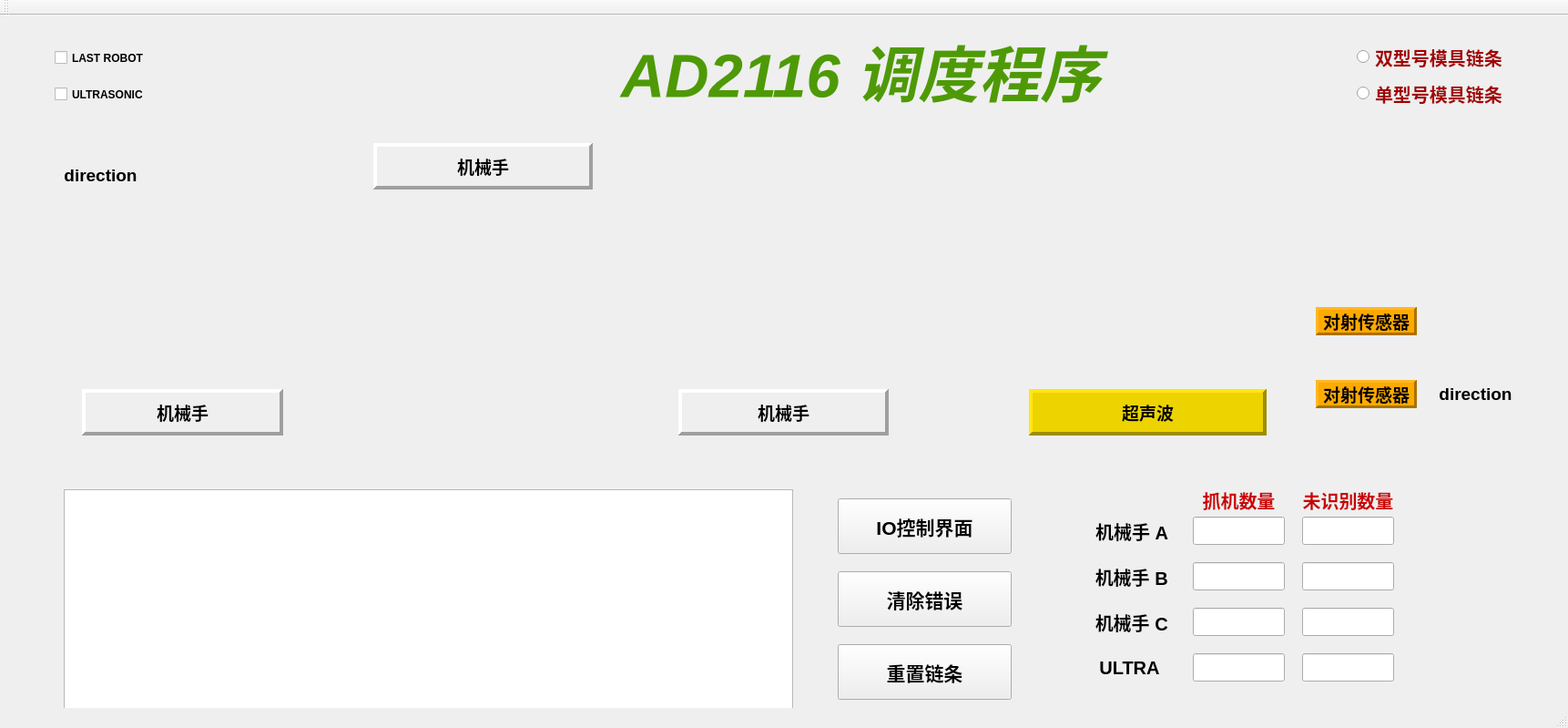
<?xml version="1.0" encoding="UTF-8"?>
<ui version="4.0">
 <class>SchedulerGUI</class>
 <widget class="QMainWindow" name="SchedulerGUI">
  <property name="geometry">
   <rect>
    <x>0</x>
    <y>0</y>
    <width>1722</width>
    <height>799</height>
   </rect>
  </property>
  <property name="windowTitle">
   <string>AD2116 Scheduler</string>
  </property>
  <widget class="QWidget" name="centralWidget">
   <widget class="QLabel" name="label">
    <property name="geometry">
     <rect>
      <x>745</x>
      <y>410</y>
      <width>231</width>
      <height>51</height>
     </rect>
    </property>
    <property name="font">
     <font>
      <pointsize>14</pointsize>
      <weight>75</weight>
      <bold>true</bold>
     </font>
    </property>
    <property name="frameShape">
     <enum>QFrame::Panel</enum>
    </property>
    <property name="frameShadow">
     <enum>QFrame::Raised</enum>
    </property>
    <property name="lineWidth">
     <number>4</number>
    </property>
    <property name="text">
     <string>机械手</string>
    </property>
    <property name="alignment">
     <set>Qt::AlignCenter</set>
    </property>
   </widget>
   <widget class="QLabel" name="label_2">
    <property name="geometry">
     <rect>
      <x>90</x>
      <y>410</y>
      <width>221</width>
      <height>51</height>
     </rect>
    </property>
    <property name="font">
     <font>
      <pointsize>14</pointsize>
      <weight>75</weight>
      <bold>true</bold>
     </font>
    </property>
    <property name="frameShape">
     <enum>QFrame::Panel</enum>
    </property>
    <property name="frameShadow">
     <enum>QFrame::Raised</enum>
    </property>
    <property name="lineWidth">
     <number>4</number>
    </property>
    <property name="text">
     <string>机械手</string>
    </property>
    <property name="alignment">
     <set>Qt::AlignCenter</set>
    </property>
   </widget>
   <widget class="QLabel" name="label_3">
    <property name="geometry">
     <rect>
      <x>410</x>
      <y>140</y>
      <width>241</width>
      <height>51</height>
     </rect>
    </property>
    <property name="font">
     <font>
      <pointsize>14</pointsize>
      <weight>75</weight>
      <bold>true</bold>
     </font>
    </property>
    <property name="frameShape">
     <enum>QFrame::Panel</enum>
    </property>
    <property name="frameShadow">
     <enum>QFrame::Raised</enum>
    </property>
    <property name="lineWidth">
     <number>4</number>
    </property>
    <property name="text">
     <string>机械手</string>
    </property>
    <property name="alignment">
     <set>Qt::AlignCenter</set>
    </property>
   </widget>
   <widget class="QLabel" name="label_5">
    <property name="geometry">
     <rect>
      <x>80</x>
      <y>230</y>
      <width>1381</width>
      <height>231</height>
     </rect>
    </property>
    <property name="text">
     <string/>
    </property>
    <property name="alignment">
     <set>Qt::AlignCenter</set>
    </property>
   </widget>
   <widget class="QPushButton" name="pushButton">
    <property name="geometry">
     <rect>
      <x>920</x>
      <y>530</y>
      <width>191</width>
      <height>61</height>
     </rect>
    </property>
    <property name="font">
     <font>
      <pointsize>16</pointsize>
      <weight>75</weight>
      <bold>true</bold>
     </font>
    </property>
    <property name="text">
     <string>IO控制界面</string>
    </property>
   </widget>
   <widget class="QTextEdit" name="textEdit">
    <property name="geometry">
     <rect>
      <x>70</x>
      <y>520</y>
      <width>801</width>
      <height>241</height>
     </rect>
    </property>
    <property name="font">
     <font>
      <pointsize>15</pointsize>
     </font>
    </property>
    <property name="readOnly">
     <bool>true</bool>
    </property>
   </widget>
   <widget class="QLabel" name="label_7">
    <property name="geometry">
     <rect>
      <x>670</x>
      <y>0</y>
      <width>551</width>
      <height>121</height>
     </rect>
    </property>
    <property name="font">
     <font>
      <pointsize>50</pointsize>
      <weight>75</weight>
      <italic>true</italic>
      <bold>true</bold>
      <underline>false</underline>
      <strikeout>false</strikeout>
     </font>
    </property>
    <property name="styleSheet">
     <string notr="true">color: rgb(78, 154, 6);</string>
    </property>
    <property name="frameShape">
     <enum>QFrame::NoFrame</enum>
    </property>
    <property name="frameShadow">
     <enum>QFrame::Raised</enum>
    </property>
    <property name="text">
     <string>AD2116 调度程序</string>
    </property>
    <property name="alignment">
     <set>Qt::AlignCenter</set>
    </property>
   </widget>
   <widget class="QPushButton" name="pushButton_3">
    <property name="geometry">
     <rect>
      <x>920</x>
      <y>610</y>
      <width>191</width>
      <height>61</height>
     </rect>
    </property>
    <property name="font">
     <font>
      <pointsize>16</pointsize>
      <weight>75</weight>
      <bold>true</bold>
     </font>
    </property>
    <property name="text">
     <string>清除错误</string>
    </property>
   </widget>
   <widget class="QLabel" name="label_14">
    <property name="geometry">
     <rect>
      <x>1420</x>
      <y>516</y>
      <width>121</width>
      <height>31</height>
     </rect>
    </property>
    <property name="font">
     <font>
      <pointsize>15</pointsize>
      <weight>75</weight>
      <bold>true</bold>
     </font>
    </property>
    <property name="styleSheet">
     <string notr="true">color: rgb(204, 0, 0);</string>
    </property>
    <property name="text">
     <string>未识别数量</string>
    </property>
    <property name="alignment">
     <set>Qt::AlignCenter</set>
    </property>
   </widget>
   <widget class="QLineEdit" name="lineEdit_6">
    <property name="geometry">
     <rect>
      <x>1430</x>
      <y>550</y>
      <width>101</width>
      <height>31</height>
     </rect>
    </property>
    <property name="font">
     <font>
      <pointsize>15</pointsize>
      <weight>75</weight>
      <bold>true</bold>
     </font>
    </property>
    <property name="styleSheet">
     <string notr="true">color: rgb(204, 0, 0);</string>
    </property>
    <property name="text">
     <string/>
    </property>
    <property name="alignment">
     <set>Qt::AlignCenter</set>
    </property>
    <property name="readOnly">
     <bool>true</bool>
    </property>
   </widget>
   <widget class="QLineEdit" name="lineEdit_7">
    <property name="geometry">
     <rect>
      <x>1430</x>
      <y>600</y>
      <width>101</width>
      <height>31</height>
     </rect>
    </property>
    <property name="font">
     <font>
      <pointsize>15</pointsize>
      <weight>75</weight>
      <bold>true</bold>
     </font>
    </property>
    <property name="styleSheet">
     <string notr="true">color: rgb(204, 0, 0);</string>
    </property>
    <property name="alignment">
     <set>Qt::AlignCenter</set>
    </property>
    <property name="readOnly">
     <bool>true</bool>
    </property>
   </widget>
   <widget class="QLineEdit" name="lineEdit_8">
    <property name="geometry">
     <rect>
      <x>1430</x>
      <y>650</y>
      <width>101</width>
      <height>31</height>
     </rect>
    </property>
    <property name="font">
     <font>
      <pointsize>15</pointsize>
      <weight>75</weight>
      <bold>true</bold>
     </font>
    </property>
    <property name="styleSheet">
     <string notr="true">color: rgb(204, 0, 0);</string>
    </property>
    <property name="alignment">
     <set>Qt::AlignCenter</set>
    </property>
    <property name="readOnly">
     <bool>true</bool>
    </property>
   </widget>
   <widget class="QRadioButton" name="radioButton">
    <property name="geometry">
     <rect>
      <x>1490</x>
      <y>30</y>
      <width>171</width>
      <height>31</height>
     </rect>
    </property>
    <property name="font">
     <font>
      <pointsize>15</pointsize>
      <weight>75</weight>
      <bold>true</bold>
     </font>
    </property>
    <property name="styleSheet">
     <string notr="true">color: rgb(164, 0, 0);</string>
    </property>
    <property name="text">
     <string>双型号模具链条</string>
    </property>
   </widget>
   <widget class="QRadioButton" name="radioButton_2">
    <property name="geometry">
     <rect>
      <x>1490</x>
      <y>70</y>
      <width>171</width>
      <height>31</height>
     </rect>
    </property>
    <property name="font">
     <font>
      <pointsize>15</pointsize>
      <weight>75</weight>
      <bold>true</bold>
     </font>
    </property>
    <property name="styleSheet">
     <string notr="true">color: rgb(164, 0, 0);</string>
    </property>
    <property name="text">
     <string>单型号模具链条</string>
    </property>
   </widget>
   <widget class="QPushButton" name="pushButton_4">
    <property name="geometry">
     <rect>
      <x>920</x>
      <y>690</y>
      <width>191</width>
      <height>61</height>
     </rect>
    </property>
    <property name="font">
     <font>
      <pointsize>16</pointsize>
      <weight>75</weight>
      <bold>true</bold>
     </font>
    </property>
    <property name="text">
     <string>重置链条</string>
    </property>
   </widget>
   <widget class="QPushButton" name="pushButton_2">
    <property name="geometry">
     <rect>
      <x>1200</x>
      <y>550</y>
      <width>91</width>
      <height>31</height>
     </rect>
    </property>
    <property name="font">
     <font>
      <pointsize>15</pointsize>
      <weight>75</weight>
      <bold>true</bold>
     </font>
    </property>
    <property name="text">
     <string>机械手 A </string>
    </property>
    <property name="default">
     <bool>false</bool>
    </property>
    <property name="flat">
     <bool>true</bool>
    </property>
   </widget>
   <widget class="QPushButton" name="pushButton_5">
    <property name="geometry">
     <rect>
      <x>1200</x>
      <y>600</y>
      <width>91</width>
      <height>31</height>
     </rect>
    </property>
    <property name="font">
     <font>
      <pointsize>15</pointsize>
      <weight>75</weight>
      <bold>true</bold>
     </font>
    </property>
    <property name="text">
     <string>机械手 B </string>
    </property>
    <property name="flat">
     <bool>true</bool>
    </property>
   </widget>
   <widget class="QPushButton" name="pushButton_6">
    <property name="geometry">
     <rect>
      <x>1200</x>
      <y>650</y>
      <width>91</width>
      <height>31</height>
     </rect>
    </property>
    <property name="font">
     <font>
      <pointsize>15</pointsize>
      <weight>75</weight>
      <bold>true</bold>
     </font>
    </property>
    <property name="text">
     <string>机械手 C </string>
    </property>
    <property name="flat">
     <bool>true</bool>
    </property>
   </widget>
   <widget class="QLabel" name="label_4">
    <property name="geometry">
     <rect>
      <x>1130</x>
      <y>410</y>
      <width>261</width>
      <height>51</height>
     </rect>
    </property>
    <property name="font">
     <font>
      <pointsize>14</pointsize>
      <weight>75</weight>
      <bold>true</bold>
     </font>
    </property>
    <property name="styleSheet">
     <string notr="true">background-color: rgb(237, 212, 0);</string>
    </property>
    <property name="frameShape">
     <enum>QFrame::Panel</enum>
    </property>
    <property name="frameShadow">
     <enum>QFrame::Raised</enum>
    </property>
    <property name="lineWidth">
     <number>4</number>
    </property>
    <property name="text">
     <string>超声波</string>
    </property>
    <property name="alignment">
     <set>Qt::AlignCenter</set>
    </property>
   </widget>
   <widget class="QLabel" name="label_6">
    <property name="geometry">
     <rect>
      <x>1445</x>
      <y>400</y>
      <width>111</width>
      <height>31</height>
     </rect>
    </property>
    <property name="font">
     <font>
      <pointsize>14</pointsize>
      <weight>75</weight>
      <bold>true</bold>
     </font>
    </property>
    <property name="styleSheet">
     <string notr="true">background-color: rgb(255, 170, 0);</string>
    </property>
    <property name="frameShape">
     <enum>QFrame::Panel</enum>
    </property>
    <property name="frameShadow">
     <enum>QFrame::Raised</enum>
    </property>
    <property name="lineWidth">
     <number>3</number>
    </property>
    <property name="text">
     <string>对射传感器</string>
    </property>
    <property name="alignment">
     <set>Qt::AlignCenter</set>
    </property>
   </widget>
   <widget class="QLabel" name="label_8">
    <property name="geometry">
     <rect>
      <x>70</x>
      <y>150</y>
      <width>81</width>
      <height>51</height>
     </rect>
    </property>
    <property name="font">
     <font>
      <pointsize>14</pointsize>
      <weight>75</weight>
      <bold>true</bold>
     </font>
    </property>
    <property name="frameShape">
     <enum>QFrame::NoFrame</enum>
    </property>
    <property name="frameShadow">
     <enum>QFrame::Plain</enum>
    </property>
    <property name="text">
     <string>direction</string>
    </property>
    <property name="alignment">
     <set>Qt::AlignCenter</set>
    </property>
   </widget>
   <widget class="QLabel" name="label_9">
    <property name="geometry">
     <rect>
      <x>1580</x>
      <y>390</y>
      <width>81</width>
      <height>51</height>
     </rect>
    </property>
    <property name="font">
     <font>
      <pointsize>14</pointsize>
      <weight>75</weight>
      <bold>true</bold>
     </font>
    </property>
    <property name="frameShape">
     <enum>QFrame::NoFrame</enum>
    </property>
    <property name="frameShadow">
     <enum>QFrame::Plain</enum>
    </property>
    <property name="text">
     <string>direction</string>
    </property>
    <property name="alignment">
     <set>Qt::AlignCenter</set>
    </property>
   </widget>
   <widget class="QLabel" name="label_10">
    <property name="geometry">
     <rect>
      <x>1445</x>
      <y>320</y>
      <width>111</width>
      <height>31</height>
     </rect>
    </property>
    <property name="font">
     <font>
      <pointsize>14</pointsize>
      <weight>75</weight>
      <bold>true</bold>
     </font>
    </property>
    <property name="styleSheet">
     <string notr="true">background-color: rgb(255, 170, 0);</string>
    </property>
    <property name="frameShape">
     <enum>QFrame::Panel</enum>
    </property>
    <property name="frameShadow">
     <enum>QFrame::Raised</enum>
    </property>
    <property name="lineWidth">
     <number>3</number>
    </property>
    <property name="text">
     <string>对射传感器</string>
    </property>
    <property name="alignment">
     <set>Qt::AlignCenter</set>
    </property>
   </widget>
   <widget class="QLineEdit" name="lineEdit_9">
    <property name="geometry">
     <rect>
      <x>1310</x>
      <y>600</y>
      <width>101</width>
      <height>31</height>
     </rect>
    </property>
    <property name="font">
     <font>
      <pointsize>15</pointsize>
      <weight>75</weight>
      <bold>true</bold>
     </font>
    </property>
    <property name="styleSheet">
     <string notr="true">color: rgb(204, 0, 0);</string>
    </property>
    <property name="alignment">
     <set>Qt::AlignCenter</set>
    </property>
    <property name="readOnly">
     <bool>true</bool>
    </property>
   </widget>
   <widget class="QLineEdit" name="lineEdit_10">
    <property name="geometry">
     <rect>
      <x>1310</x>
      <y>650</y>
      <width>101</width>
      <height>31</height>
     </rect>
    </property>
    <property name="font">
     <font>
      <pointsize>15</pointsize>
      <weight>75</weight>
      <bold>true</bold>
     </font>
    </property>
    <property name="styleSheet">
     <string notr="true">color: rgb(204, 0, 0);</string>
    </property>
    <property name="alignment">
     <set>Qt::AlignCenter</set>
    </property>
    <property name="readOnly">
     <bool>true</bool>
    </property>
   </widget>
   <widget class="QLabel" name="label_15">
    <property name="geometry">
     <rect>
      <x>1300</x>
      <y>516</y>
      <width>121</width>
      <height>31</height>
     </rect>
    </property>
    <property name="font">
     <font>
      <pointsize>15</pointsize>
      <weight>75</weight>
      <bold>true</bold>
     </font>
    </property>
    <property name="styleSheet">
     <string notr="true">color: rgb(204, 0, 0);</string>
    </property>
    <property name="text">
     <string>抓机数量</string>
    </property>
    <property name="alignment">
     <set>Qt::AlignCenter</set>
    </property>
   </widget>
   <widget class="QLineEdit" name="lineEdit_11">
    <property name="geometry">
     <rect>
      <x>1310</x>
      <y>550</y>
      <width>101</width>
      <height>31</height>
     </rect>
    </property>
    <property name="font">
     <font>
      <pointsize>15</pointsize>
      <weight>75</weight>
      <bold>true</bold>
     </font>
    </property>
    <property name="styleSheet">
     <string notr="true">color: rgb(204, 0, 0);</string>
    </property>
    <property name="text">
     <string/>
    </property>
    <property name="alignment">
     <set>Qt::AlignCenter</set>
    </property>
    <property name="readOnly">
     <bool>true</bool>
    </property>
   </widget>
   <widget class="QLineEdit" name="lineEdit_12">
    <property name="geometry">
     <rect>
      <x>1430</x>
      <y>700</y>
      <width>101</width>
      <height>31</height>
     </rect>
    </property>
    <property name="font">
     <font>
      <pointsize>15</pointsize>
      <weight>75</weight>
      <bold>true</bold>
     </font>
    </property>
    <property name="styleSheet">
     <string notr="true">color: rgb(204, 0, 0);</string>
    </property>
    <property name="text">
     <string/>
    </property>
    <property name="alignment">
     <set>Qt::AlignCenter</set>
    </property>
    <property name="readOnly">
     <bool>true</bool>
    </property>
   </widget>
   <widget class="QLineEdit" name="lineEdit_13">
    <property name="geometry">
     <rect>
      <x>1310</x>
      <y>700</y>
      <width>101</width>
      <height>31</height>
     </rect>
    </property>
    <property name="font">
     <font>
      <pointsize>15</pointsize>
      <weight>75</weight>
      <bold>true</bold>
     </font>
    </property>
    <property name="styleSheet">
     <string notr="true">color: rgb(204, 0, 0);</string>
    </property>
    <property name="text">
     <string/>
    </property>
    <property name="alignment">
     <set>Qt::AlignCenter</set>
    </property>
    <property name="readOnly">
     <bool>true</bool>
    </property>
   </widget>
   <widget class="QPushButton" name="pushButton_7">
    <property name="geometry">
     <rect>
      <x>1190</x>
      <y>700</y>
      <width>101</width>
      <height>31</height>
     </rect>
    </property>
    <property name="font">
     <font>
      <pointsize>15</pointsize>
      <weight>75</weight>
      <bold>true</bold>
     </font>
    </property>
    <property name="text">
     <string>ULTRA</string>
    </property>
    <property name="flat">
     <bool>true</bool>
    </property>
   </widget>
   <widget class="QCheckBox" name="checkBox">
    <property name="geometry">
     <rect>
      <x>60</x>
      <y>70</y>
      <width>151</width>
      <height>33</height>
     </rect>
    </property>
    <property name="font">
     <font>
      <weight>75</weight>
      <bold>true</bold>
     </font>
    </property>
    <property name="text">
     <string>ULTRASONIC</string>
    </property>
   </widget>
   <widget class="QCheckBox" name="checkBox_2">
    <property name="geometry">
     <rect>
      <x>60</x>
      <y>30</y>
      <width>151</width>
      <height>33</height>
     </rect>
    </property>
    <property name="font">
     <font>
      <weight>75</weight>
      <bold>true</bold>
     </font>
    </property>
    <property name="text">
     <string>LAST ROBOT</string>
    </property>
   </widget>
  </widget>
  <widget class="QMenuBar" name="menuBar">
   <property name="geometry">
    <rect>
     <x>0</x>
     <y>0</y>
     <width>1722</width>
     <height>34</height>
    </rect>
   </property>
  </widget>
  <widget class="QToolBar" name="mainToolBar">
   <attribute name="toolBarArea">
    <enum>TopToolBarArea</enum>
   </attribute>
   <attribute name="toolBarBreak">
    <bool>false</bool>
   </attribute>
  </widget>
  <widget class="QStatusBar" name="statusBar"/>
 </widget>
 <layoutdefault spacing="6" margin="11"/>
 <resources/>
 <connections/>
</ui>
